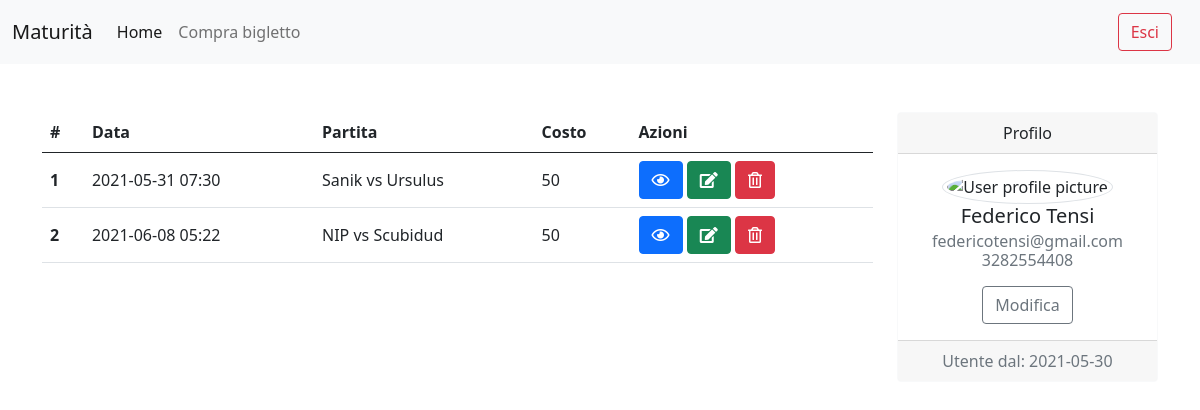
Page /dashboard.php (signed in) on the committed database.
### tables this page shows
CREATE TABLE `biglietto` (
  `id` int(16) NOT NULL,
  `costo` double NOT NULL,
  `partita` int(16) NOT NULL,
  `sede` int(16) NOT NULL,
  `spettatore` int(16) NOT NULL,
  `qr` longblob NOT NULL
);

CREATE TABLE `partita` (
  `id` int(16) NOT NULL,
  `data` datetime NOT NULL,
  `Team1` varchar(64) NOT NULL,
  `Team2` varchar(64) NOT NULL,
  `sede` int(16) NOT NULL
);

### dashboard.php (the view, shortened to what this page needs)
<?php
include "./config.php";
?>
<!doctype html>
<html lang="it">
<head>
    <link href="https://cdn.jsdelivr.net/npm/bootstrap@5.0.1/dist/css/bootstrap.min.css" rel="stylesheet">
    <link rel="stylesheet" href="https://cdnjs.cloudflare.com/ajax/libs/font-awesome/5.15.3/css/all.min.css" />
</head>
<body>
    <nav class="navbar navbar-expand-lg navbar-light bg-light">
        <div class="container-fluid">
            <a class="navbar-brand" href="#">Maturità</a>
            <div class="collapse navbar-collapse" id="navbarNav">
                <ul class="navbar-nav">
                    <li class="nav-item">
                        <a class="nav-link active" aria-current="page" href="dashboard.php">Home</a>
                    </li>
                    <li class="nav-item">
                        <a class="nav-link" href="comprabiglietti.php">Compra bigletto</a>
                    </li>
                </ul>
            </div>
            <div class="d-flex">
                <p class="navbar-brand my-auto"><a href="esci.php" class="btn  btn-outline-danger">Esci</a></p>
            </div>
        </div>
    </nav>
    <div class="container mt-5">
        <div class="row">
            <div class="col-md-9 col-6">
                <table class="table">
                    <thead>
                        <tr>
                            <th scope="col">#</th>
                            <th scope="col">Data</th>
                            <th scope="col">Partita</th>
                            <th scope="col">Costo</th>
                            <th scope="col">Azioni</th>
                        </tr>
                    </thead>
                    <tbody>
                        <?php
                        $sql = "SELECT *, DATE(data) as giorno, DATE_FORMAT(TIME(data), '%H:%i') as orario, partita.id as id_partita FROM biglietto JOIN partita ON biglietto.partita=partita.id WHERE spettatore=" . $_SESSION['id_spettatore'] . ";";
                        $biglietti = $mysqli->query($sql);
                        if ($biglietti->num_rows > 0) {
                            while ($biglietto = $biglietti->fetch_assoc()) {
                                echo '
                            <tr class="align-middle">
                                <th scope="row">' . $biglietto['id'] . '</th>
                                <td>' . $biglietto['giorno'] . ' ' . $biglietto['orario'] . '</td>
                                <td>' . $biglietto['Team1'] . ' vs ' . $biglietto['Team2'] . '</td>
                                <td>' . $biglietto['costo'] . '</td>
                                <td>
                                    <a href="#" data-table=\'' . json_encode($biglietto, JSON_UNESCAPED_SLASHES) . '\' class="btn btn-primary" data-bs-toggle="modal" data-bs-target="#viewTicket" title="Visualizza biglietto"><i class="far fa-eye"></i></a>
                                    <a href="#" class="btn btn-success" data-bs-toggle="tooltip" data-bs-placement="top" title="Modifica dati biglietto"><i class="fas fa-edit"></i></a>
                                    <a href="#" class="btn btn-danger"  title="Chiedi Rimborso"><i class="far fa-trash-alt"></i></a>
                                </td>
                            </tr>';
                            }
                        } else {
                            echo '
                            <tr class="align-middle table-danger text-cente position-relative ">
                            <th scope="row" colspan="5"  >Non è stato acquistato ancora nessun biglietto.</th>
                            </tr>';
                        }
                        ?>
                    </tbody>
                </table>
            </div>
            <div class="col-3">
                <div class="card text-center border-light">
                    <div class="card-header">
                        Profilo
                    </div>
                    <div class="card-body ">
                        <img src="https://www.cdcvillamaria.it/wp-content/uploads/2016/09/default-user-image.png" class="img-thumbnail rounded-circle " width="150" height="150" alt="User profile picture">
                        <h5 class="card-title"><?php echo $_SESSION['nome'] . ' ' . $_SESSION['cognome']; ?></h5>
                        <h6 class="card-subtitle mb-2 text-muted"><?php echo $_SESSION['email'] . ' <br> ' . $_SESSION['numero_telefono']; ?></h6>
                        <a href="#" class="btn btn-outline-secondary">Modifica</a>
                    </div>
                    <div class="card-footer text-muted">
                        Utente dal: <?php echo $_SESSION['created_at']; ?>
                    </div>
                </div>
            </div>
        </div>
    </div>
</body>
</html>

### rows in the picture
biglietto: partita "1", giorno "2021-05-31", orario "07:30", partita.Team1 "Sanik", partita.Team2 "Ursulus", costo "50"
biglietto: partita "2", giorno "2021-06-08", orario "05:22", partita.Team1 "NIP", partita.Team2 "Scubidud", costo "50"

### other values in the picture
$_SESSION['nome'] "Federico"
$_SESSION['cognome'] "Tensi"
$_SESSION['email'] "federicotensi@gmail.com"
$_SESSION['numero_telefono'] "3282554408"
$_SESSION['created_at'] "2021-05-30"
